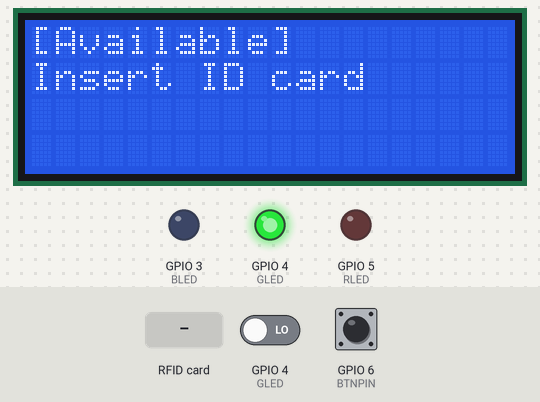
Bench run of a sketch on a simulated ESP32-S3. Parts: 20×4 character LCD, output pins drawn as LEDs (lit = HIGH). Dashed ring = blinking. The inputs (shaded band) are chosen by the test bench; at power-on: GPIO 4 (GLED) LOW, GPIO 6 (BTNPIN) LOW. The modem accepts every AT command (registered, SIM ready, sends succeed) and sends nothing else; what the sketch prints to the serial monitor is not drawn.

Above: at 3.3 s.
3.4 s: GPIO 4 (GLED) driven HIGH
At 3.63 s:
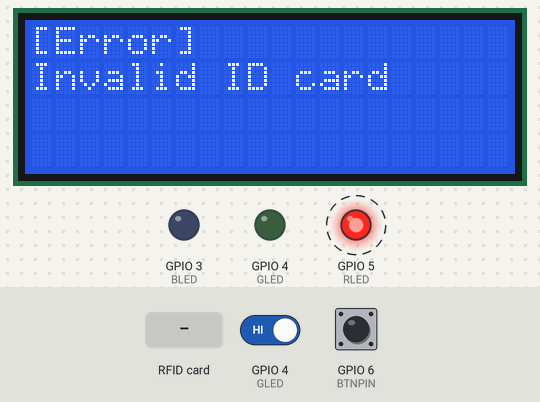
6.0 s: RFID card 5E 7A 19 C4 held to the reader
At 8.5 s:
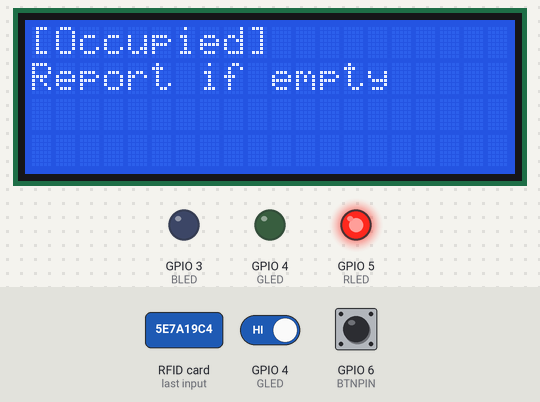
9.0 s: GPIO 4 (GLED) driven LOW
At 10.4 s:
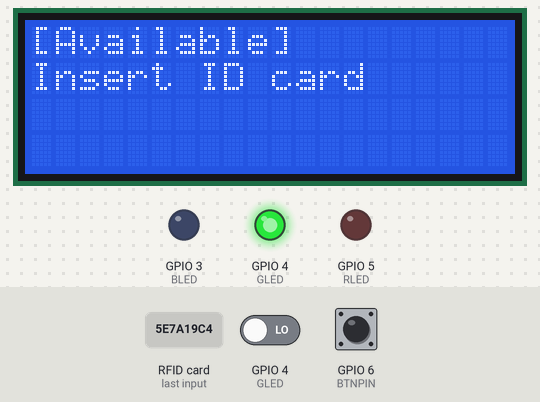
Timing chart, 0 to 12.0 s (numbered marks = the images above; inputs shaded):
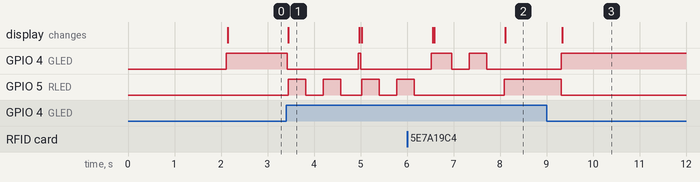

The sketch:

seatAssignmentSystem.ino
```cpp
#include "lcddisplay.h"
#include "checkCardPlaced.h"
#include "LEDControl.h"
#include "checkBtnPressed.h"
#include "resetAll.h"
#include "uploadData.h"
#include <Wire.h>
#include <LiquidCrystal_I2C.h>
#include <SPI.h>
#include <MFRC522.h>
#include <WiFi.h>
#include <SoftwareSerial.h>

#define ESP8266_RX 7
#define ESP8266_TX 8

SoftwareSerial wifiSerial(ESP8266_RX, ESP8266_TX);
MFRC522 mfrc522(10, 9); //9=RST_PIN 10=SS_PIN
LiquidCrystal_I2C lcd(0x27, 20, 4);

const char* ssid = "Kai";
const char* password = "xddddddd";

int seatStatus = -1; //3 status: -1=avaliable, 0=temporarily out, 1=occupied (LEDID: -1=green, 0=blue, 1=red(occupied))
int timeRemained;
byte UIDStored[4] = { 0, 0, 0, 0 }; //the UID stored.
int action = 1;                     //8 action, anyone can add, if needed
unsigned long millisWhenLeave = 0;
unsigned long millisElapsed;

void setup() {
  Serial.begin(9600);
  while (!Serial);
  wifiSerial.begin(9600);

  // lcd initialization
  lcd.init(); // controller open
  lcd.backlight(); //backlight open

  // RFID initialization
  SPI.begin();
  mfrc522.PCD_Init();

  //wifi initialization
  wifiSerial.println("AT+RST");
  wifiSerial.flush();

  if (wifiSerial.find("ready")) {
    Serial.println("WiFi module is good!");
  }
  else {
    Serial.println("Is WiFi module connected ?");
  }

  if (WiFiConnected()) {
    Serial.println("WiFi is connected!");
  }
  else {
    Serial.println("Cannot connect to WiFi!");
  }

  // the default setting of LED & LCD
  LEDControl(-1, 2);
  lcddisplay();
}

void loop() {

  checkBtnPressed();

  if (seatStatus == 0) {
    millisElapsed = millis() - millisWhenLeave;
    if (millisElapsed < 10000) { // 10000 the for debugging ; actually 1800000
//      Serial.print("Milliseconds elapsed: ");
//      Serial.println(millisElapsed);
//      Serial.print("timeRemained: ");
//      Serial.println(timeRemained);
//      Serial.print("round(millisElapsed/1000): ");
//      Serial.println(round(millisElapsed / 1000));

      if (timeRemained != 10 - round(millisElapsed / 1000)) {
        timeRemained--; // automatically calculated as integer.
        action = 8;
        lcddisplay();

      }
    } else if (millisElapsed >= 10000) {
      Serial.print("TIME'S UP!");
      resetAll();
    }
  }

  checkCardPlaced();
}

boolean WiFiConnected() {
  wifiSerial.println("AT+CWMODE=1");
  String connectCmd = "AT+CWJAP=\"";
  connectCmd += ssid;
  connectCmd += "\",\"";
  connectCmd += password;
  connectCmd += "\"";
  wifiSerial.println(connectCmd);
  delay(2000);

  if (wifiSerial.find("CONNECTED")) {
    return true;
  } else {
    while (wifiSerial.available()) {
      Serial.write(wifiSerial.read());
    }
    return false;
  }
}
```

LEDControl.cpp
```cpp
//LEDControl(x,2), lcddisplay will constant
//LEDControl(x,1), delaying 0.75s

//LEDID: -1=green(avaliable), 0=blue(temporarily out), 1=red(occupied)
//action: 2=on, 1=flash, 0=off

#define RLED 5
#define GLED 4
#define BLED 3

#include "LEDControl.h"
#include "Arduino.h"

void LEDControl(int LEDID, int action) {

  pinMode(RLED, OUTPUT);
  pinMode(GLED, OUTPUT);
  pinMode(BLED, OUTPUT);

  if ( LEDID == -1 && action == 2 ) digitalWrite(GLED, HIGH);
  if ( LEDID == 0 && action == 2 ) digitalWrite(BLED, HIGH);
  if ( LEDID == 1 && action == 2 ) digitalWrite(RLED, HIGH);
  if ( LEDID == -1 && action == 0 ) digitalWrite(GLED, LOW);
  if ( LEDID == 0 && action == 0 ) digitalWrite(BLED, LOW);
  if ( LEDID == 1 && action == 0 ) digitalWrite(RLED, LOW);

  //-----flashing itself has the function of delaying .75 seconds.-----//
  // if you want flash  twice, call it twice.
  if ( LEDID == -1 && action == 1 ) { // Green flash
    digitalWrite(GLED, HIGH);
    delay(375);
    digitalWrite(GLED, LOW);
    delay(375);
  }

  if ( LEDID == 0 && action == 1 ) { // blue flash
    digitalWrite(BLED, HIGH);
    delay(375);
    digitalWrite(BLED, LOW);
    delay(375);
  }

  if ( LEDID == 1 && action == 1 ) { // red flash
    digitalWrite(RLED, HIGH);
    delay(375);
    digitalWrite(RLED, LOW);
    delay(375);
  }
}
```

LEDControl.h
```cpp
#ifndef LEDControl_h
#define LEDControl_h

void LEDControl(int LEDID, int action);

#endif
```

checkBtnPressed.cpp
```cpp
#define BTNPIN 6

#include "Arduino.h"
#include "checkBtnPressed.h"
#include "LEDControl.h"
#include "uploadData.h"
#include "lcddisplay.h"

extern int seatStatus;
extern int timeRemained;
extern unsigned long millisWhenLeave;
extern int action;

void checkBtnPressed() {

  pinMode(BTNPIN, INPUT);

  if (digitalRead(BTNPIN) == HIGH) {

    if (seatStatus == -1 || seatStatus == 0) {
      //if seat avaliable or temporarily out, do nothing,
      return;
    } else if (seatStatus == 1) {
      //if occupied...
      seatStatus = 0;       //1. set seatStatus temporarily out,
      LEDControl(0, 2);     //2. turn on blue LED,
      LEDControl(1, 0);     //3. turn off red LED!
      action = 2;
      lcddisplay();
      timeRemained = 10;    //4. start counting down 30 mins ; in the test version, time is 10 secs.
      uploadData();         //5. report to RPi
      millisWhenLeave = millis(); //6. record the millisecond when start countdown
      delay(500);
    }
  }
}
```

checkBtnPressed.h
```cpp
#ifndef checkBtnPressed_h
#define checkBtnPressed_h

void checkBtnPressed();

#endif
```

checkCardPlaced.cpp
```cpp
#define PhotoInterrupter A3

#include "checkCardPlaced.h"
#include "Arduino.h"
#include "readCardData.h"
#include "resetAll.h"

extern int seatStatus;

void checkCardPlaced() {

  extern int seatStatus; //access to global variable.

  pinMode(PhotoInterrupter, INPUT);
//  Serial.println(analogRead(PhotoInterrupter));

  //Serial.println(digitalRead(PhotoInterrupter)); // <- for debuging
  //Resistance of LED should be about 330ohm.
  //Resistance of detector should be about 10k.

  if (digitalRead(PhotoInterrupter) == 1 && (seatStatus != 1)) //card placed
  {
    readCardData();
  }

  if ((digitalRead(PhotoInterrupter) == 0) && (seatStatus == 1)) // occupied, then reset All.
  {
    resetAll();
  }
}
```

checkCardPlaced.h
```cpp
#ifndef checkCardPlaced_h
#define checkCardPlaced_h

void checkCardPlaced();

#endif
```

readCardData.cpp
```cpp
#include "readCardData.h"
#include "Arduino.h"
#include "LEDControl.h"
#include "lcddisplay.h"
#include "uploadData.h"
#include <SPI.h>
#include <MFRC522.h>

void readCardData() {
  extern int seatStatus;
  extern int timeRemained;
  extern int action;
  extern byte UIDStored[4];
  extern MFRC522 mfrc522;

  //==== trouble processing 1: "the other card in." ====// // no such condition
  /*
    if (seatStatus == 1) { //occupied: flash red light and do nothing.
      action = 3; // occupied.
      lcddisplay();
      LEDControl(1, 1); //light flashing and delay for 1.5s.
      LEDControl(1, 1);
      //actuators be back into original states
      LEDControl(1, 2); // light

    } else { // temporary output or available
  */

  //==== trouble processing 2: "invalid Card." ====//

  // check card is valid or not first.
  // IsNewCardPresent for excatly "new" card.
  boolean rfidValid = (mfrc522.PICC_IsNewCardPresent() && mfrc522.PICC_ReadCardSerial());

  if (rfidValid == false) { // the  card is invalid.

    LEDControl(0, 0); // turn off green and blue light.
    LEDControl(-1, 0);// turn off green and blue light.

    action = 4;
    lcddisplay(); // "invalid Card."

    LEDControl(1, 1); // flash Red LED and delay1.5s.
    LEDControl(1, 1);

    //actuators be back into original states
    if (seatStatus == 0) { //temporary out
      LEDControl(0, 2); // blue light
      action = 2;
      lcddisplay();

    } else { //available
      LEDControl(-1, 2); // green light
      action = 1;
      lcddisplay();
    }

  } else { // the  card is valid.
    byte *id = mfrc522.uid.uidByte;  //get UID of card and store in the id array;
    byte idSize = mfrc522.uid.size;  //get length of UID

    if ( seatStatus == -1) {//from "Available" to "occupied"

      // store the UID
      for (byte i = 0; i < idSize; i++) {
        UIDStored[i] = id[i];
        Serial.println(uint8_t(UIDStored[i]));
      }

      Serial.println();
      action = 6;
      lcddisplay(); // "The card is registered."
      LEDControl(-1, 1); // flashing green and delay 1.5s
      LEDControl(-1, 1); // after flashing, green light is off.

      //actuators be back into original states
      seatStatus = 1; // the state changed into occupied
      LEDControl(1, 2); // Red LED on.
      action = 3;
      lcddisplay(); // "Occupied."

      uploadData();

    } else if ( seatStatus == 0 ) { //"away"

      //==== trouble processing 3 of "Away": "wrong Card." ====//
      // if same == 1, the UIDread is same as Stored one.
      boolean same = !((UIDStored[1] - id[1])&&(UIDStored[2] - id[2])&&(UIDStored[3] - id[3])&&(UIDStored[4] - id[4]));

      if (same == false) { // not right card,flash red light and do nothing.
        LEDControl(0, 0);
        action = 7;
        lcddisplay();
        LEDControl(1, 1); // flashing red for1.5s.
        LEDControl(1, 1);

        //actuators be back into original states

        action = 2;
        lcddisplay();
        LEDControl(0, 2);

        //====from "Away" to "occupied" ====//

      } else { // right card

        LEDControl(0, 0); // turn off blue light
        action = 5;
        lcddisplay();
        LEDControl(-1, 1); // flashing green for1.5s.
        LEDControl(-1, 1);

        //actuators be back into original states

        seatStatus = 1 ; // the state changed into occuppied
        LEDControl(1, 2); // red light
        action = 3;
        lcddisplay();
        timeRemained = 0;
        uploadData();

      } // right card check
    } //seatStatus == 0
  } // rfidValid == 1
} // whole fuction
```

readCardData.h
```cpp
#ifndef readCardData_h
#define readCardData_h

void readCardData();

#endif
```

resetAll.cpp
```cpp
#include "Arduino.h"
#include <Wire.h>
#include <LiquidCrystal_I2C.h>
#include "LEDControl.h"
#include "lcddisplay.h"
#include "uploadData.h"

extern int seatStatus;
extern int timeRemained;
extern LiquidCrystal_I2C lcd;
extern int action;
extern unsigned long millisWhenLeave;
extern unsigned long millisElapsed;

void resetAll() {

  seatStatus = -1;  // reset to "Available"
  action = 1;        // display avaliable
  LEDControl(1, 0); // lights off.
  LEDControl(0, 0); // lights off.
  LEDControl(-1, 2); //green light.
  timeRemained = 0; // not counting
  lcddisplay();
  millisElapsed = 0;
  millisWhenLeave = 0;
  uploadData();

}
```

resetAll.h
```cpp
#ifndef resetAll_h
#define resetAll_h

void resetAll();

#endif
```

uploadData.cpp
```cpp
#include <WiFi.h>
#include <SoftwareSerial.h>
#include "Arduino.h"

extern SoftwareSerial wifiSerial;
extern int seatStatus;
extern byte UIDStored[4];
extern int timeRemained;

void uploadData() {
  wifiSerial.println("AT+CIPSTART=\"TCP\",\"140.112.94.163\",9489");
  delay(500);
  String uid = String(uint8_t(UIDStored[0])) + String(uint8_t(UIDStored[1])) + String(uint8_t(UIDStored[2])) + String(uint8_t(UIDStored[3]));
  String cmd = "GET /?id=" + uid + "&status=" + String(seatStatus) + " HTTP/1.1\r\n\r\n";
  wifiSerial.print("AT+CIPSEND=");
  wifiSerial.println(cmd.length());
  //wifiSerial.flush();

  delay(700);
  wifiSerial.print(cmd);
}
```

uploadData.h
```cpp
#ifndef uploadData_h
#define uploadData_h

void uploadData();

#endif
```

lcddisplay.cpp
```cpp
#include "lcddisplay.h"
#include "Arduino.h"
#include <Wire.h>
#include <LiquidCrystal_I2C.h>

void lcddisplay() {

  extern int seatStatus;
  extern LiquidCrystal_I2C lcd;
  extern int timeRemained;
  extern int action;

  //action=1, display avaliable and green light.
  //action=2, display temporarily out and blue light.
  //action=3, display occupied and red.
  //action=4, display invalid and flash red light.
  //action=5, display "Right ID card" when be back.
  //action=6, display "Card is registered."
  //action=7, display "NOT Right ID card"
  //action=8, display the updating the time! USED DURING THE SEAT STATUS!!!

  if (action == 4) {

    lcd.clear();
    lcd.setCursor(0, 0);
    lcd.print("[Error]");
    lcd.setCursor(0, 1);
    lcd.print("Invalid ID card");

  } else if (action == 1) {

    lcd.clear();
    lcd.setCursor(0, 0);
    lcd.print("[Available]");
    lcd.setCursor(0, 1);
    lcd.print("Insert ID card");

  } else if (action == 3) {

    lcd.clear();
    lcd.setCursor(0, 0);
    lcd.print("[Occupied]");
    lcd.setCursor(0, 1);
    lcd.print("Report if empty");

  } else if (action == 2) { // the instant of "away" change!

    lcd.clear();
    lcd.setCursor(0, 0);
    lcd.print("[Away]");
    lcd.setCursor(0, 1);
    //====Original action 2====//
    //int remainedSec = timeRemained % 60;
    //int remainedMin = (timeRemained - remainedSec) / 60;
    //lcd.print("Reset in");
    lcd.print("Reset in 0:10");
    //====Original action 2====//
    //lcd.print(remainedMin);
    //lcd.print(":");
    //lcd.print(remainedSec-remainedSec%10); // UI fix by fruit
    //lcd.print(remainedSec%10); // UI fix by fruit
  } else if (action == 5) {
    lcd.setCursor(0, 0);
    lcd.print("Right ID card");
    lcd.setCursor(0, 1);
    lcd.print("                ");
  } else if (action == 6) {
    lcd.setCursor(0, 0);
    lcd.print("Card registered.");
    lcd.setCursor(0, 1);
    lcd.print("                ");
  } else if (action == 7) {
    lcd.setCursor(0, 0);
    lcd.print("Wrong ID card");
    lcd.setCursor(0, 1);
    lcd.print("                ");
  } else if (action == 8) {
    lcd.setCursor(9, 1);
    int remainedSec = timeRemained % 60;
    int remainedMin = (timeRemained - remainedSec) / 60;
    lcd.print(remainedMin);
    lcd.print(":");
    lcd.print((remainedSec-remainedSec%10)/10);
    lcd.print(remainedSec%10);
  }
}
```

lcddisplay.h
```cpp
#ifndef lcddisplay_h
#define lcddisplay_h

void lcddisplay();

#endif
```

Measured:
- after the input at 3.4 s, GPIO 4 (GLED): HIGH → LOW at once, → HIGH 1.5 s later, → LOW 0.05 s later; GPIO 5 (RLED): alternates HIGH for 0.38 s and LOW for 0.38 s, starting after 0.05 s; the display: changes after 0.05 s (image 1)
- after the input at 6.0 s, GPIO 4 (GLED): HIGH → LOW after 0.96 s, → HIGH 0.38 s later, → LOW 0.38 s later; the display: first differs from a run without the input after 0.59 s (image 2 shows a later state)
- after the input at 9.0 s, GPIO 4 (GLED): goes on until 9.3 s, then stays HIGH; GPIO 5 (RLED): goes on until 9.3 s, then stays LOW
- what the display in image 1 shows lasts 1.6 s, from 3.4 s to 5.0 s
